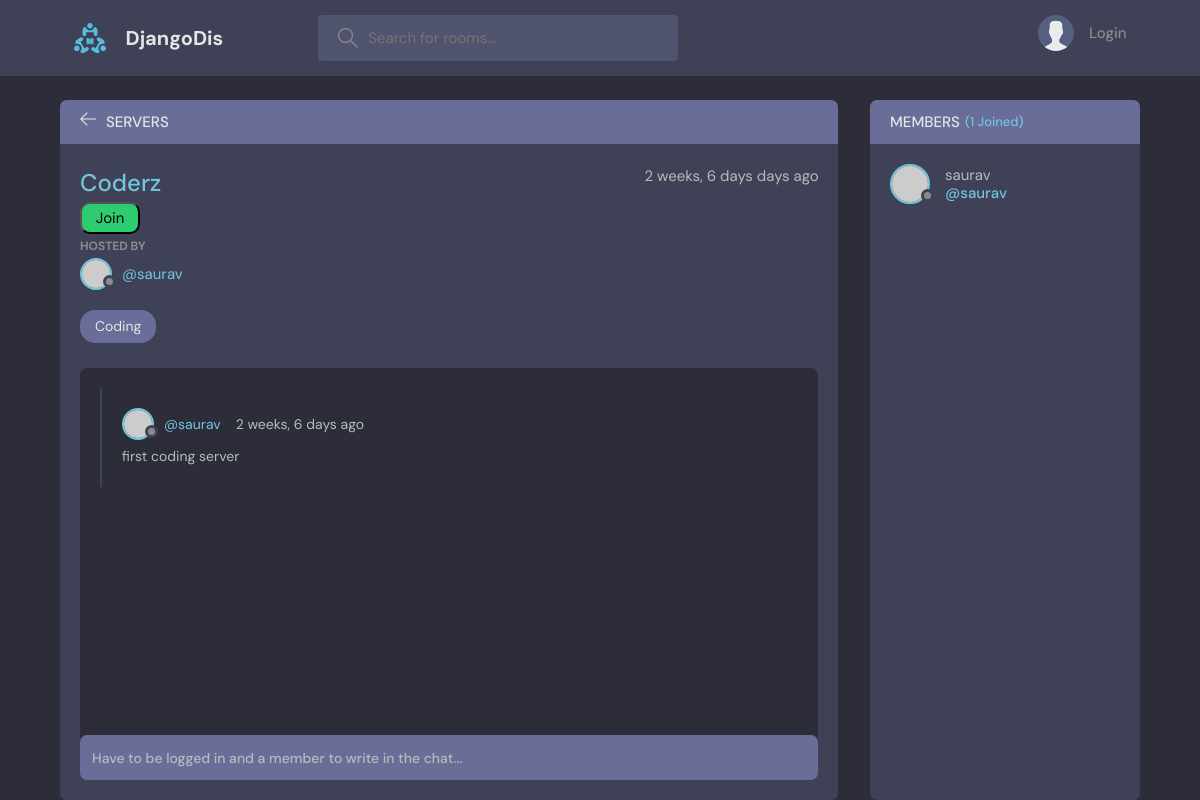
Before: /server/12/ with the older database file.
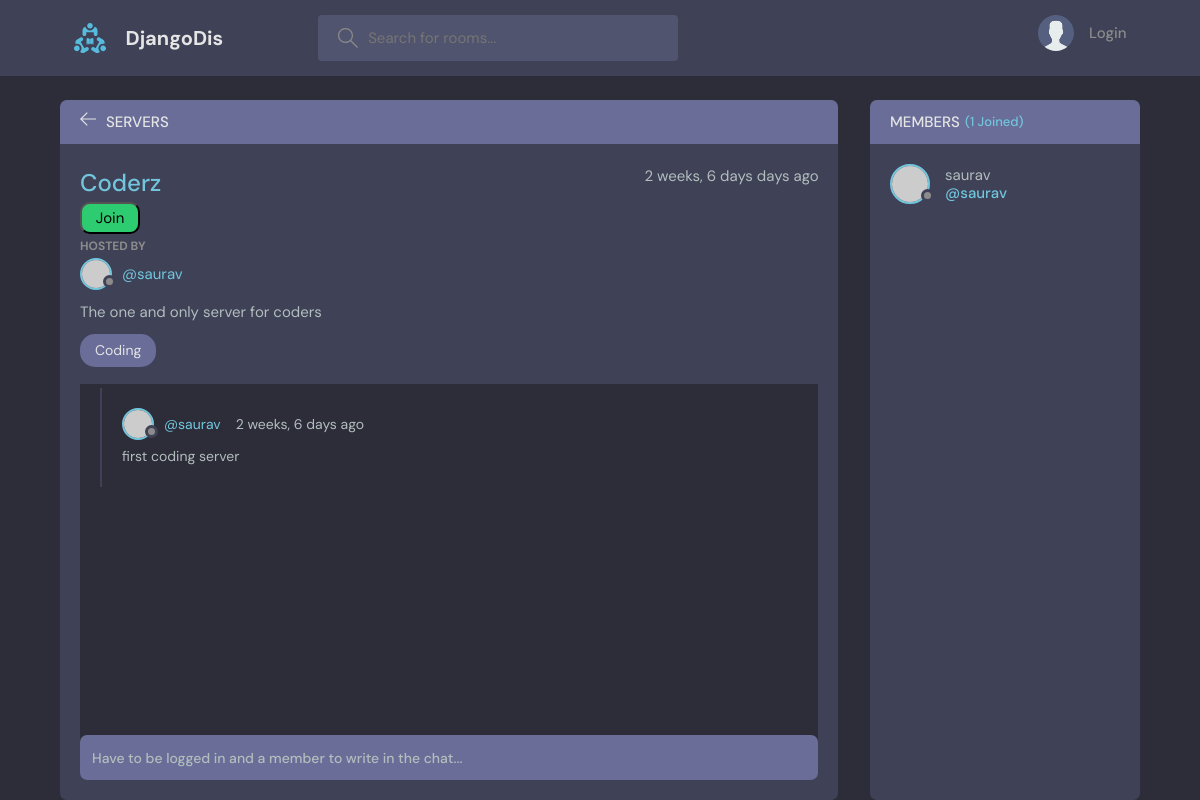
After: the same page with the newer database file.
### base/models.py (models this page shows, shortened)
class Server(models.Model):
    owner = models.ForeignKey(User, on_delete=models.SET_NULL,null=True)
    topic = models.ForeignKey(Topic, on_delete=models.SET_NULL, null=True)
    name = models.CharField(max_length=200)
    description = models.TextField(null=True , blank=True) # null for db and blank for frontend
    members = models.ManyToManyField(User, related_name='members', blank=True)
    created = models.DateTimeField(auto_now_add=True)
    updated = models.DateTimeField(auto_now=True)
    class Meta:
        ordering = ['-updated', '-created']

class Topic(models.Model):
    name = models.CharField(max_length=220)
    def __str__(self):
        return self.name

### base/views.py (the view, shortened to what this page needs)
# urls.py: path('server/<str:sid>/',views.server , name="server"),
def server(request,sid):
    server = Server.objects.get(id=sid)
    msgs = server.msg_set.all() # msg is the Msg class in models.py and _set means calling set function of msg class
    members = server.members.all()
    context = {'server': server, 'msgs': msgs, 'members': members}
    return render(request, 'base/server.html' , context)

### base/templates/base/server.html (shortened to what the changed rows need)
{% extends 'main.html' %}
{% block content %}
    <main class="profile-page layout layout--2">
      <div class="container">
        <div class="room">
          <div class="room__box scroll">
            <div class="room__header scroll">
              <div class="room__info">
                <div>
                  <h3>{{ server.name }}</h3>
                  {% if request.user in server.members.all %}
                  <a href="{% url 'leave-server' server.id%}"><button type="button" id="leaveServer">Leave</button></a>
                  {% else %}
                  <a href="{% url 'join-server' server.id%}"><button type="button" id="joinServer">Join</button></a>
                  {% endif %}
                </div>
                <span>{{ server.created | timesince}} days ago</span>
              </div>
              <div class="room__hosted">
                <p>Hosted By</p>
                <a href="{% url 'user-profile' server.owner.id %}" class="room__author">
                  <div class="avatar avatar--small">
                    <img src="https://randomuser.me/api/portraits/men/37.jpg" />
                  </div>
                  <span>@{{ server.owner }}</span>
                </a>
              </div>
              <div class="room__details">
                {{ server.description }}
              </div>
              <span class="room__topics">{{ server.topic }}</span>
            </div>
          </div>
        </div>
      </div>
    </main>
{% endblock content %}

Changed rows visible on the page:
changed Server "Coderz": description (not shown) → "The one and only server for coders"
